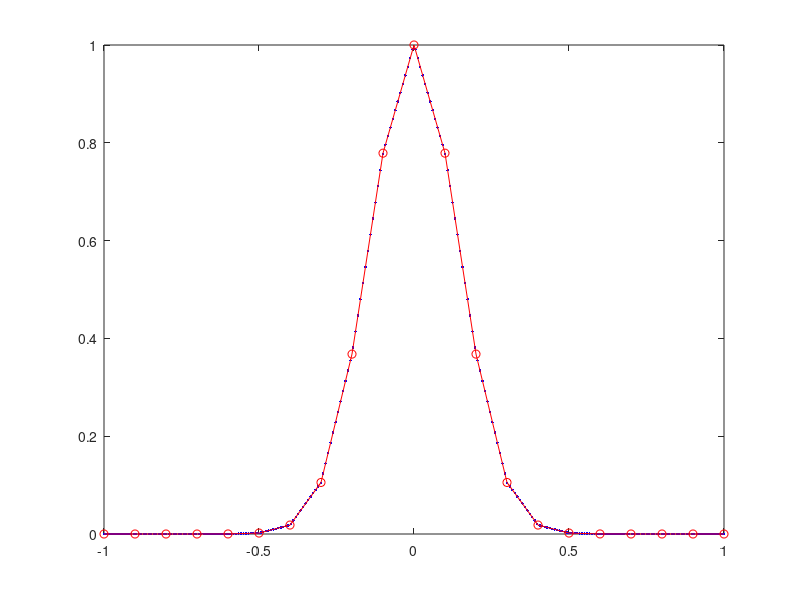

This figure's MATLAB source:
% grid
xa1 = linspace(-1,1,21);
xa2 = linspace(-1,1, 250);

% function 
f1 = exp(-xa1.^2/0.2^2);

% Interpolate
f2 = interp1(xa1, f1, xa2);
plot(xa2, f2, '.b'); 
hold on;
plot(xa1, f1, 'o-r');
hold off;